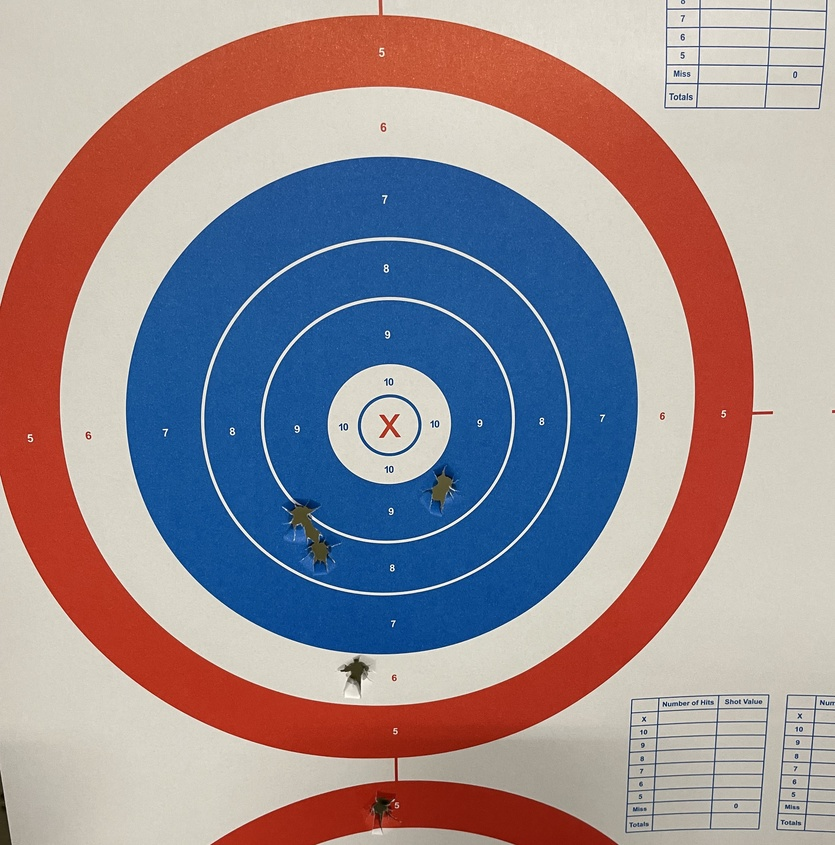
%> input picture utilities/IMG_1718.jpg, 835 x 845 px, shrunk from 3024 x 3060 before the run
$ octave simple_test.m   (GNU Octave 9; MATLAB toolbox functions it lacks are replaced by stand-ins)
%> lines starting %> are read from the running program, lines starting %| are printed output that depends on the picture; in (x1, y1, x2, y2) boxes, pixels count from 0 and x2, y2 are one past the last pixel; in counts of white or black regions, pixels touching at a corner belong together; the program's own positions count from 1
close all; clear all;
fontSize = 16;
fullImageFileName = 'E:\Dropbox\personal\1. Tim\Image Registration\IMG_1718.jpg';
[rgbImage storedColorMap] = imread(fullImageFileName);
%> rgbImage is the input picture: size 845x835x3 uint8; mean R, G, B 153.3, 140.5, 146.7
%> storedColorMap = []
[rows columns numberOfColorBands] = size(rgbImage);
redBand = rgbImage(:, :, 1);
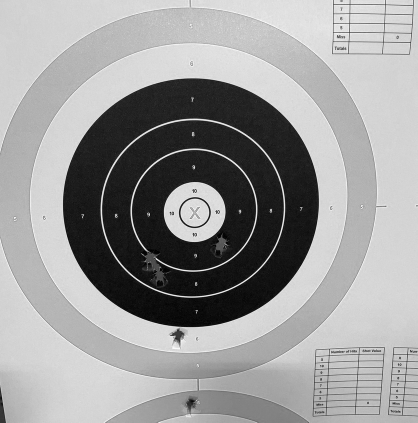
%> redBand: size 845x835 uint8 (shown at 1/2 size); min 0, max 255, mean 153.3
greenBand = rgbImage(:, :, 2);
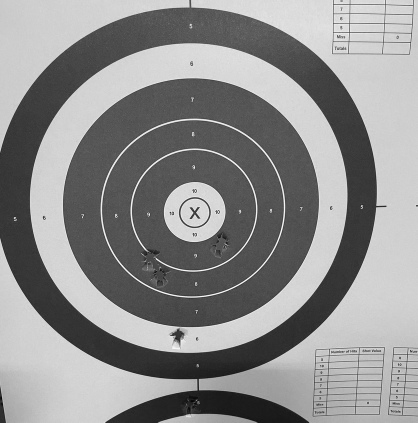
%> greenBand: size 845x835 uint8 (shown at 1/2 size); min 0, max 255, mean 140.5
blueBand = rgbImage(:, :, 3);
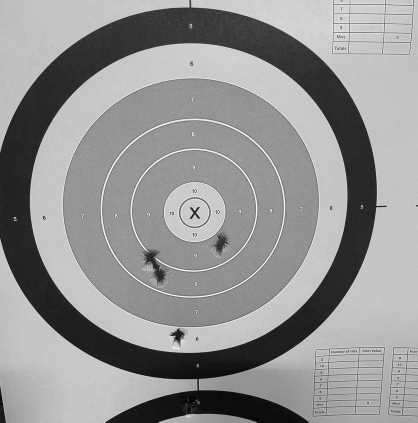
%> blueBand: size 845x835 uint8 (shown at 1/2 size); min 0, max 255, mean 146.7
% [12 lines of commented-out code are left out]

dadif = 0.7;
upper = 1 + dadif;
lower = 1 - dadif;

% Take a guess at the values that might work for the user's image.
redThresholdLow = uint8(graythresh(redBand)*lower*255);
%> redThresholdLow = 34
redThresholdHigh = uint8(graythresh(redBand)*upper*255);
%> redThresholdHigh = 192
greenThresholdLow = uint8(graythresh(greenBand)*lower*255);
%> greenThresholdLow = 41
greenThresholdHigh = uint8(graythresh(redBand)*upper*255);
%> greenThresholdHigh = 192
blueThresholdLow = uint8(graythresh(blueBand)*lower*255);
%> blueThresholdLow = 33
blueThresholdHigh = uint8(graythresh(redBand)*upper*255);
%> blueThresholdHigh = 192

redMask = (redBand >= redThresholdLow) & (redBand <= redThresholdHigh);
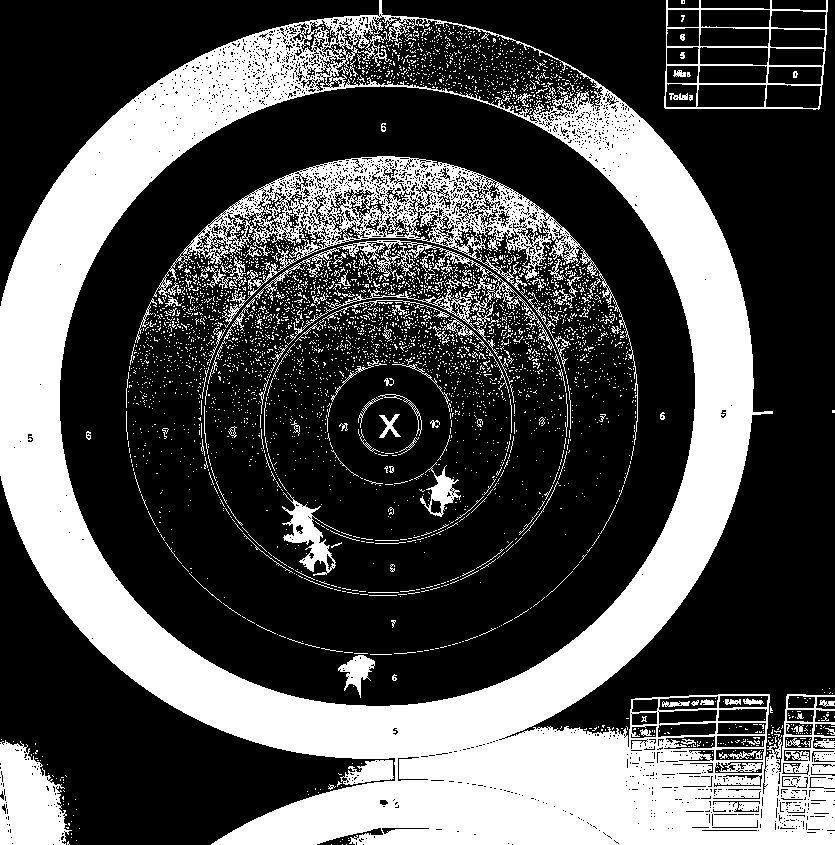
%> redMask: size 845x835 logical; 31.5% white; 4060 white regions (3901 under 20 px), largest, box (x1, y1, x2, y2) and area: (0, 0, 835, 845) 170889, (153, 156, 638, 445) 17956, (0, 740, 72, 845) 5193
greenMask = (greenBand >= greenThresholdLow) & (greenBand <= greenThresholdHigh);
%> greenMask: size 845x835 logical; 52.9% white; 835 black regions (759 under 20 px), largest, box (x1, y1, x2, y2) and area: (60, 87, 695, 705) 107249, (383, 0, 835, 772) 92668, (0, 476, 617, 845) 61938
blueMask = (blueBand >= blueThresholdLow) & (blueBand <= blueThresholdHigh);
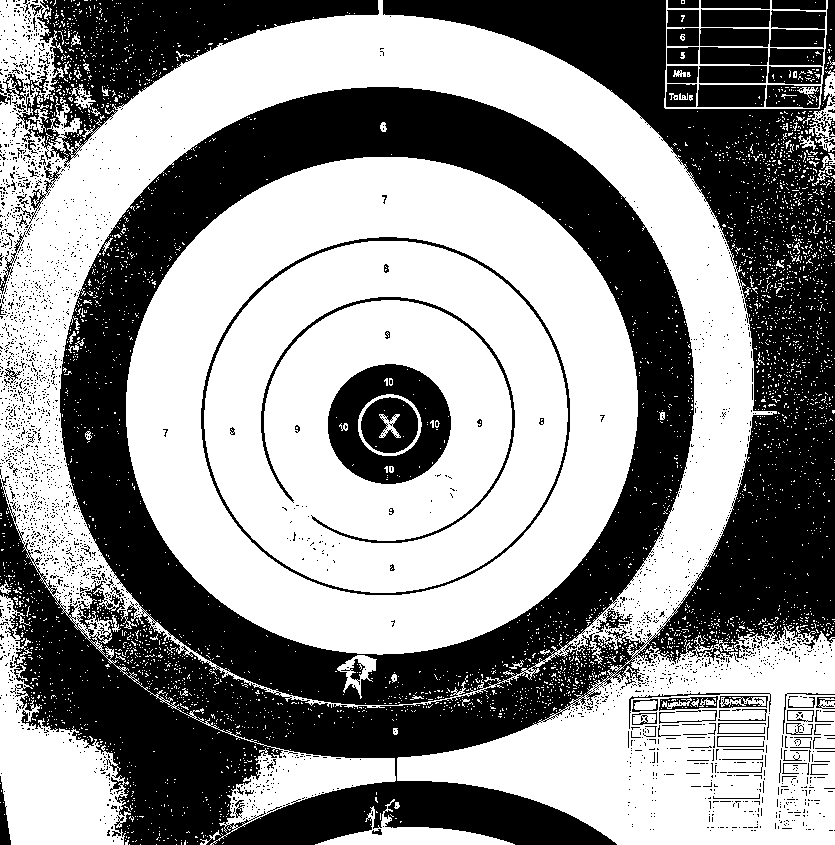
%> blueMask: size 845x835 logical; 55.7% white; 2796 black regions (2692 under 20 px), largest, box (x1, y1, x2, y2) and area: (0, 0, 835, 845) 249942, (0, 0, 379, 168) 19900, (328, 364, 451, 484) 8242

myMask = uint8(redMask & greenMask & blueMask);
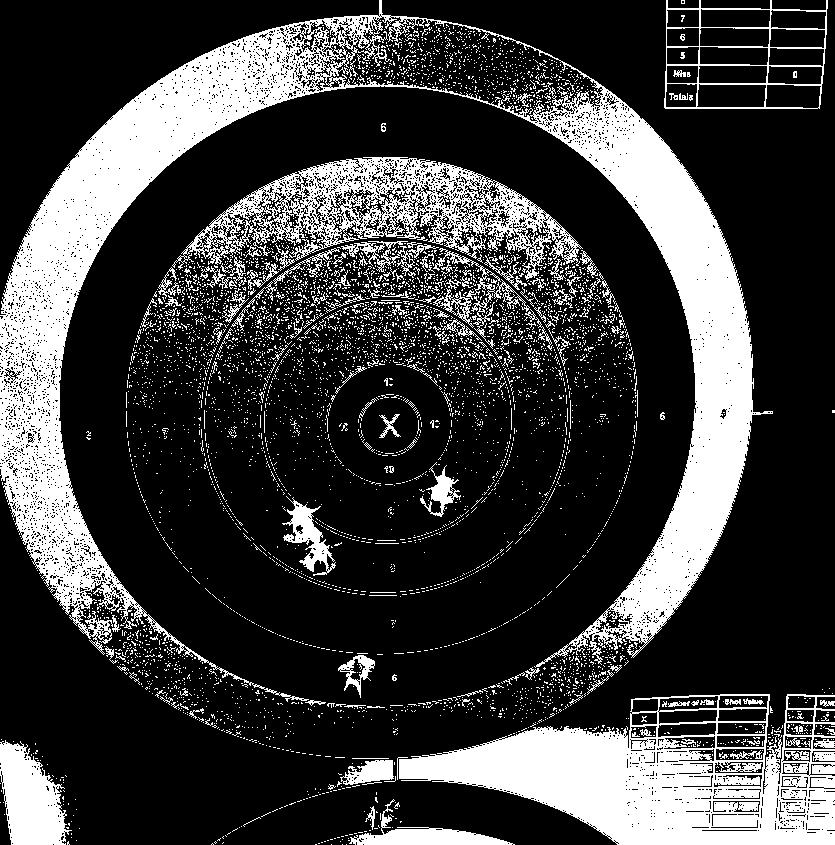
%> myMask: size 845x835 uint8; values 0 (black) and 1 (white), 24.6% white; 5577 white regions (5409 under 20 px), largest, box (x1, y1, x2, y2) and area: (0, 0, 773, 702) 85932, (399, 694, 835, 845) 32853, (172, 157, 583, 280) 15935

% subplot(3, 2, 5);
imshow(myMask, []);
title('best we got', 'FontSize', fontSize);

$ run again, with utilities/IMG_1719.jpg copied over utilities/IMG_1718.jpg
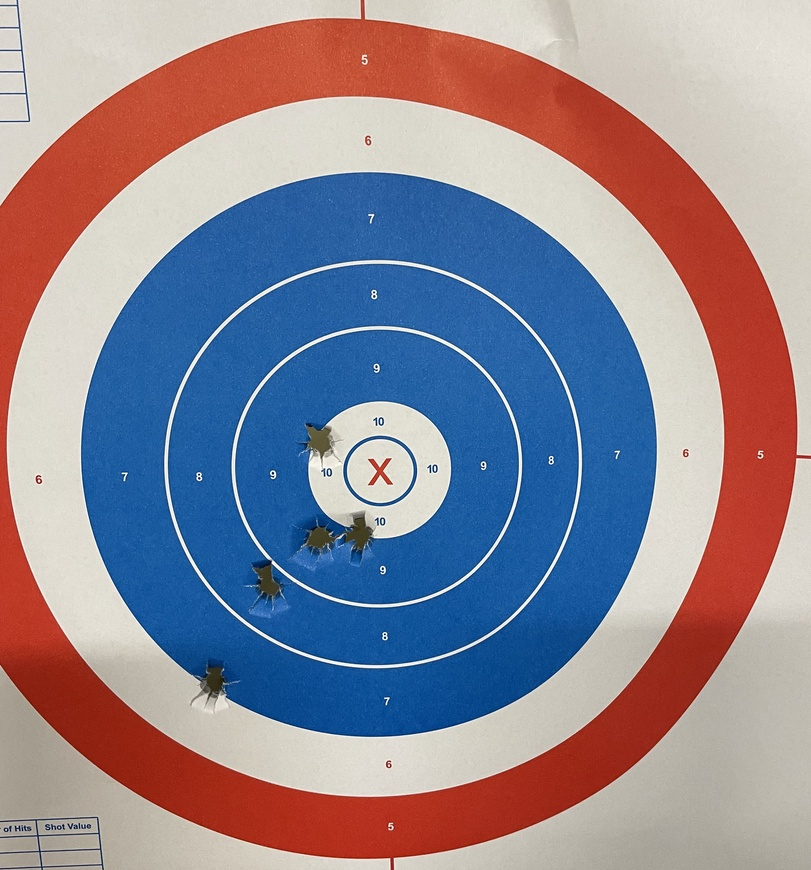
%> input picture utilities/IMG_1719.jpg, 811 x 870 px, shrunk from 2652 x 2844 before the run
%> rgbImage is the input picture: size 870x811x3 uint8; mean R, G, B 143.1, 135.1, 148
%> storedColorMap = []
%> `blueBand = rgbImage(:, :, 3);`:
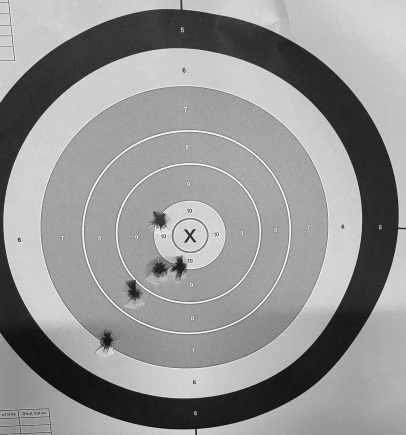
%> blueBand: size 870x811 uint8 (shown at 1/2 size); min 0, max 255, mean 148
%> redThresholdLow = 35
%> redThresholdHigh = 195
%> greenThresholdLow = 42
%> greenThresholdHigh = 195
%> blueThresholdLow = 33
%> blueThresholdHigh = 195
%> redMask: size 870x811 logical; 43.3% white; 3422 white regions (3317 under 20 px), largest, box (x1, y1, x2, y2) and area: (0, 0, 811, 870) 206668, (82, 172, 657, 503) 50978, (172, 263, 576, 455) 20273
%> greenMask: size 870x811 logical; 62.9% white; 1150 black regions (1113 under 20 px), largest, box (x1, y1, x2, y2) and area: (0, 97, 811, 870) 156670, (365, 0, 811, 455) 53845, (0, 0, 361, 205) 23523
%> blueMask: size 870x811 logical; 64.9% white; 1349 black regions (1300 under 20 px), largest, box (x1, y1, x2, y2) and area: (0, 97, 811, 870) 165513, (0, 0, 361, 206) 23320, (603, 0, 811, 237) 22315
%> `myMask = uint8(redMask & greenMask & blueMask);`:
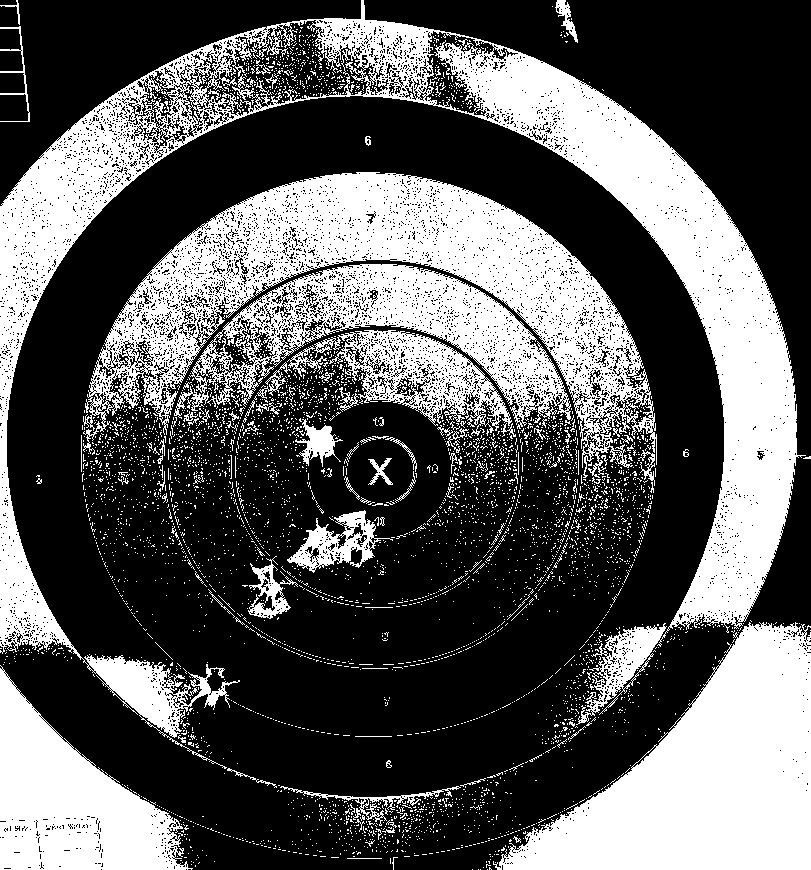
%> myMask: size 870x811 uint8; values 0 (black) and 1 (white), 36% white; 4703 white regions (4604 under 20 px), largest, box (x1, y1, x2, y2) and area: (0, 0, 806, 769) 92027, (83, 172, 657, 478) 50226, (493, 622, 811, 870) 41991

$ run again, with utilities/IMG_1720.jpg copied over utilities/IMG_1718.jpg
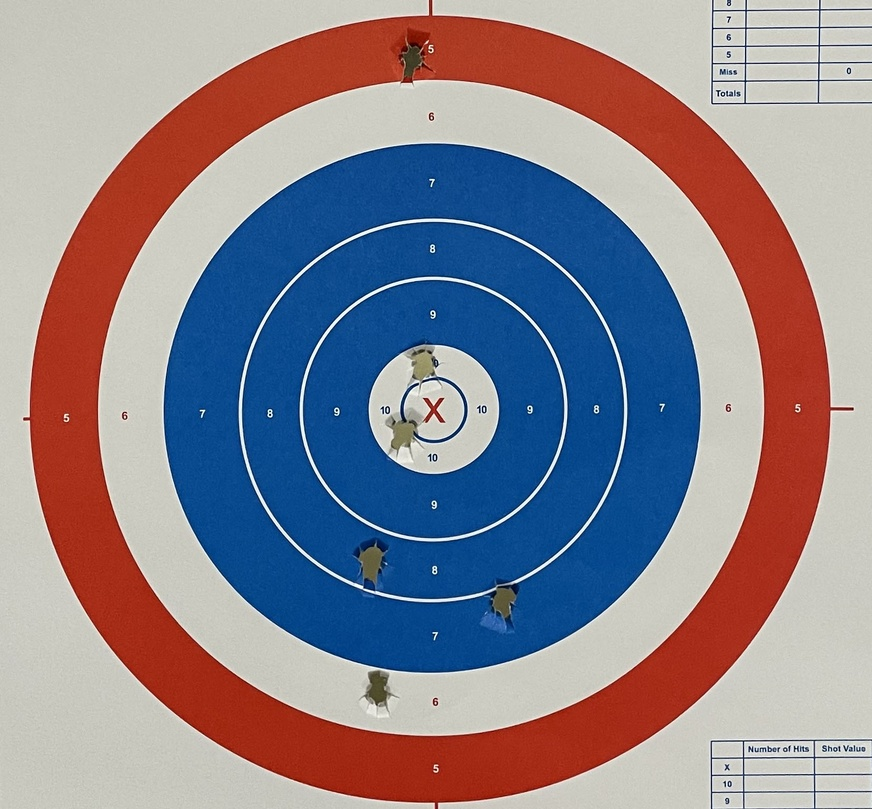
%> input picture utilities/IMG_1720.jpg, 872 x 809 px, shrunk from 1656 x 1536 before the run
%> rgbImage is the input picture: size 809x872x3 uint8; mean R, G, B 139.7, 132, 142.1
%> storedColorMap = []
%> `blueBand = rgbImage(:, :, 3);`:
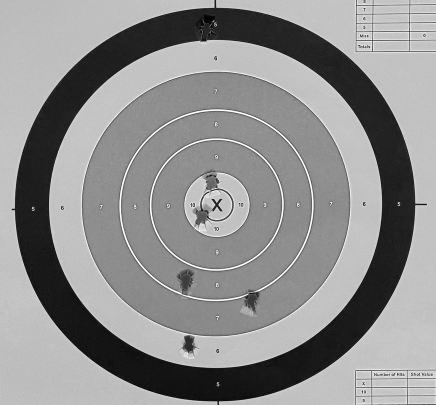
%> blueBand: size 809x872 uint8 (shown at 1/2 size); min 0, max 255, mean 142.1
%> redThresholdLow = 31
%> redThresholdHigh = 173
%> greenThresholdLow = 40
%> greenThresholdHigh = 173
%> blueThresholdLow = 31
%> blueThresholdHigh = 173
%> redMask: size 809x872 logical; 19.8% white; 1378 white regions (1299 under 20 px), largest, box (x1, y1, x2, y2) and area: (23, 0, 854, 809) 124738, (384, 398, 446, 462) 1233, (480, 581, 521, 633) 1006
%> greenMask: size 809x872 logical; 48.8% white; 393 white regions (338 under 20 px), largest, box (x1, y1, x2, y2) and area: (164, 143, 701, 673) 162006, (23, 0, 854, 798) 134859, (303, 280, 564, 538) 41378
%> blueMask: size 809x872 logical; 39.2% white; 1381 white regions (1275 under 20 px), largest, box (x1, y1, x2, y2) and area: (164, 143, 701, 673) 163499, (37, 0, 854, 728) 58233, (303, 280, 564, 538) 42269
%> `myMask = uint8(redMask & greenMask & blueMask);`:
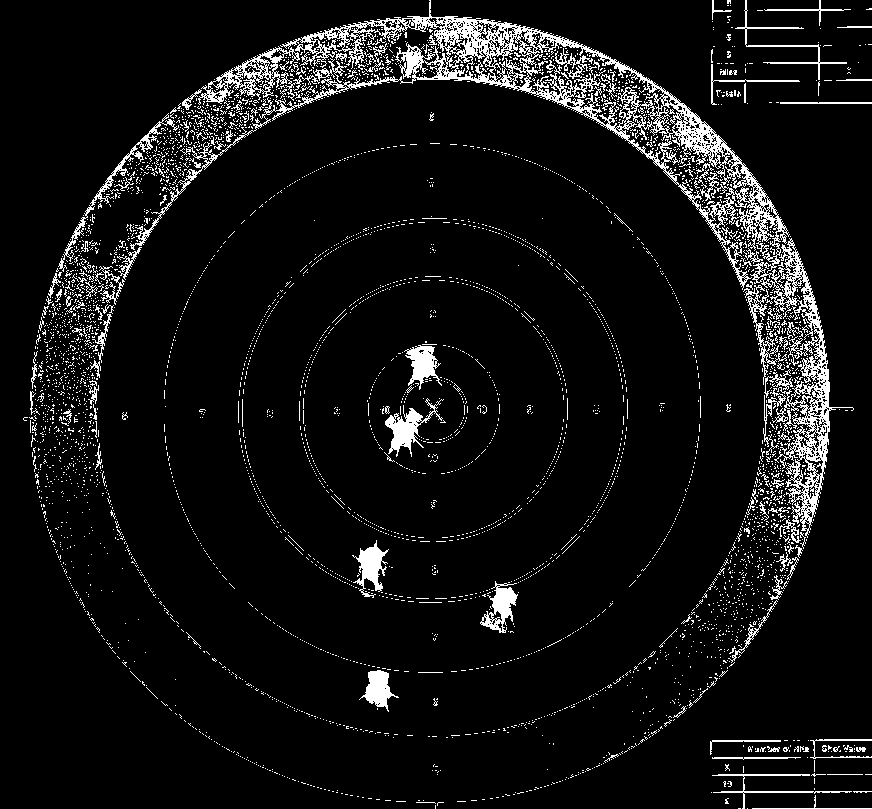
%> myMask: size 809x872 uint8; values 0 (black) and 1 (white), 7.1% white in thin lines or dots
